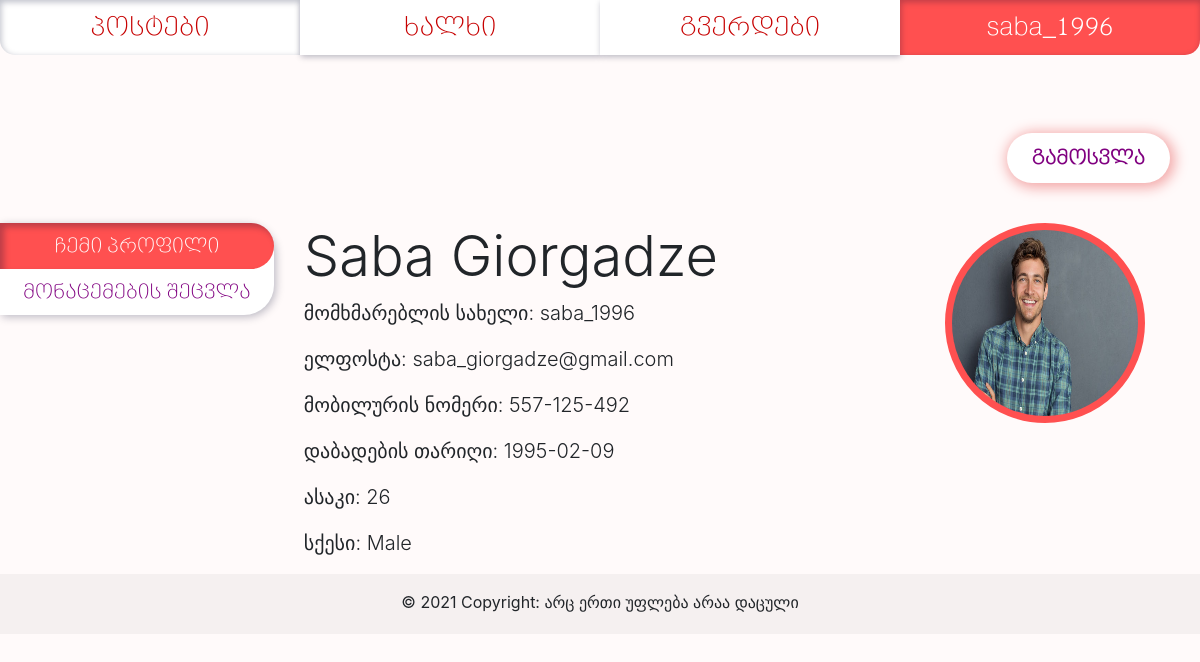
Screenshot of /profile (signed in) with the database file from the repository.
### app.py (models this page shows, shortened)
class UserModel(db.Model):
    __tablename__ = 'users'
    id = db.Column(db.Integer, primary_key=True)
    username = db.Column(db.String, unique=True)
    name_first = db.Column(db.String)
    name_last = db.Column(db.String)
    email = db.Column(db.String, unique=True)
    phone = db.Column(db.String)
    sex = db.Column(db.String)
    dob = db.Column(db.Date)
    password = db.Column(db.String)
    age = db.Column(db.Integer)
    picture = db.Column(db.String)
    post = db.relationship('PostsModel', backref='usermodel', uselist=False)

### routes.py (the view)
@app.route('/profile', methods=['GET', 'POST'])
@app.route('/profile/<username>')
def profile(username=None):
    show_flash = True
    if request.method == 'POST':
        form_register = RegisterForm()
        target_user = UserModel.query.filter_by(username=session['username']).first()
        if form_register.password.data == target_user.password:
            formatted_date = dob_string_to_datetime(form_register.dob.data)
            received_data = []
            for x in set(form_register):
                if x.name == 'dob':
                    x.data = formatted_date
                    setattr(target_user, 'age', calculate_age(x.data))
                if x.data != '' and x.data is not None and x.name in target_user.__table__.c:
                    if x.name == 'picture':
                        picture_title = secure_filename(f'{session["username"]}_{x.data.filename}')
                        x.data.save(f'static/profile_pictures/{picture_title}')
                        x.data = picture_title
                    setattr(target_user, x.name, x.data)
                    db.session.commit()
            flash('მონაცემები წარმატებით განახლდა', 'alert-green')
        else:
            flash('პაროლი არასწორია – მონაცემები არ განახლდა', 'alert-red')
        return render_template('my_profile.html', pages=pages_nav_list, show_flash=show_flash, user=target_user, form_register=RegisterForm())
    elif username is None:
        try:
            if session['username'] is None:
                return redirect('/')
        except:
            return redirect('/')
        else:
            user = UserModel.query.filter_by(username=session['username']).first()
            return render_template('my_profile.html', pages=pages_nav_list, show_flash=show_flash, user=user, form_register=RegisterForm())
    else:
        user = UserModel.query.filter_by(username=username).first()
        return render_template('people_profile.html', pages=pages_nav_list, show_flash=show_flash, user=user)

### templates/my_profile.html (shortened to what this page needs)
{% extends "base.html" %}
{% block content %}
{% from 'macros.html' import show_profile_picture %}
<br><br>
<a href="/logoff" id="logoff"> გამოსვლა </a>
<br><br><br><br><br>
<div class="row">
  <div class="col-3">
    <div class="nav flex-column nav-pills nav-left-tabs" id="v-pills-tab" role="tablist" aria-orientation="vertical">
      <a class="nav-link  active" id="v-pills-home-tab" data-toggle="pill" href="#v-pills-home" role="tab" aria-controls="v-pills-home" aria-selected="true">ჩემი პროფილი</a>
      <a class="nav-link tab-passive" id="v-pills-change-tab" data-toggle="pill" href="#v-pills-change" role="tab" aria-controls="v-pills-profile" aria-selected="false">მონაცემების შეცვლა</a>
   </div>
  </div>
  <div class="col-9">
    <div class="tab-content" id="v-pills-tabContent">
      <div class="tab-pane fade show active" id="v-pills-home" role="tabpanel" aria-labelledby="v-pills-home-tab">
    <h1 class="display-4">{{ user.name_first }} {{ user.name_last}} {{ show_profile_picture(user, 'myprofile-profilepicture') }}</h1>
    <p class="lead">მომხმარებლის სახელი: {{ user.username }} </p>
    <p class="lead">ელფოსტა: {{ user.email }} </p>
    <p class="lead">მობილურის ნომერი: {{ user.phone }} </p>
    <p class="lead">დაბადების თარიღი: {{ user.dob }}</p>
    <p class="lead">ასაკი: {{ user.age }} </p>
    <p class="lead">სქესი: {{ user.sex }}</p>
    </div>
    </div>
  </div>
</div>
{% endblock %}

### templates/macros.html (shortened to what this page needs)
{% macro generate_navbar(pages) %}
    <nav class="c-12" id="navbar">
        {% for page in pages %}
            {% if request.endpoint.endswith(page[0]) %}
                <a class="c-3 nav-button active" href="{{ url_for(page[0]) }}">{{ page[1] }}</a>
            {% else %}
                <a class="c-3 nav-button nav-passive" href="{{ url_for(page[0]) }}">{{ page[1] }}</a>
            {% endif %}
        {% endfor %}
    </nav>
{% endmacro %}
{% macro show_profile_picture(user, style) %}
      {% if user.picture %}
        <img src="{{ url_for('static', filename='profile_pictures/%s' % user.picture) }}" class="{{style}}" alt="my_profile_picture">
      {% else %}
        <img src="{{ url_for('static', filename='profile_pictures/default_profile_picture.png') }}" class="{{style}}" alt="my_profile_picture">
      {% endif %}
{% endmacro %}

### static/styles.css (style rules this page uses)
html, body { margin:0; padding:0; height:100%; background-color: #fffafa; }
* { box-sizing: border-box; }
.c-3 { width: 25%; }
.c-12 { width: 100%; }
#navbar { display: flex; font-size: 26px; font-family: "BPG Nino Elite Exp Caps", sans-serif; }
.nav-button, .nav-button:hover { padding: 0.5rem 1rem; text-align: center; text-decoration: none; user-select: none; }
#navbar .active { background-color: #ff5050; box-shadow: inset 1px 2px 6px rgba(2, 12, 47, 0.27); color: white }
#navbar .nav-passive { background-color: white; border: none; box-shadow: 1px 2px 6px rgba(2, 12, 47, 0.27); color: #C70101; }
#navbar :first-child { border-bottom-left-radius: 15px; }
#navbar :last-child { border-bottom-right-radius: 15px; }
#logoff { float: right; padding: 10px 25px 10px 25px; margin: 30px; font-weight: bold; color: purple; font-family: "BPG Nino Elite Exp Caps", sans-serif; border-radius: 40px; background-color: white; box-shadow: 2px 2px 13px 3px #f3a8a8; font-size: 20px; user-select: none; }
.myprofile-profilepicture { height: 200px; width: 200px; float:right; margin-right: 40px; border-radius: 500px; border: solid 7px #ff5050; background-color: #ff5050; }
.nav-left-tabs { font-family: "BPG Nino Elite Exp Caps", sans-serif; box-shadow: 2px 2px 9px rgba(2, 12, 47, 0.27); background-color: white!important; font-size: 20px; text-align: center; max-width: 300px; border-top-right-radius: 30px; border-bottom-right-radius: 30px; }
.nav-left-tabs * { color: purple!important; }
.nav-left-tabs .active { background-color: #ff5050!important; color: white!important; border-radius: 0 30px 30px 0!important; box-shadow: inset 4px 4px 6px rgba(2, 12, 47, 0.27)!important; }
.row { margin-right: 0!important; }

### rows the page displays
UserModel: name_first "Saba", name_last "Giorgadze", picture (picture), username "saba_1996", email "saba_giorgadze@gmail.com", phone "557-125-492", dob "1995-02-09", age "26", sex "Male"

### other values shown
{{ page[1] }} "პოსტები" "ხალხი" "გვერდები"
{{ page[1] }} "saba_1996"
